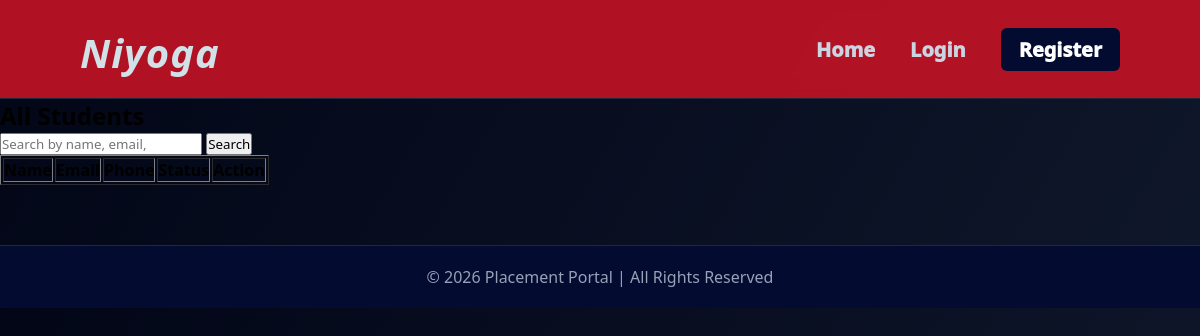
Before: /admin/students with the older database file.
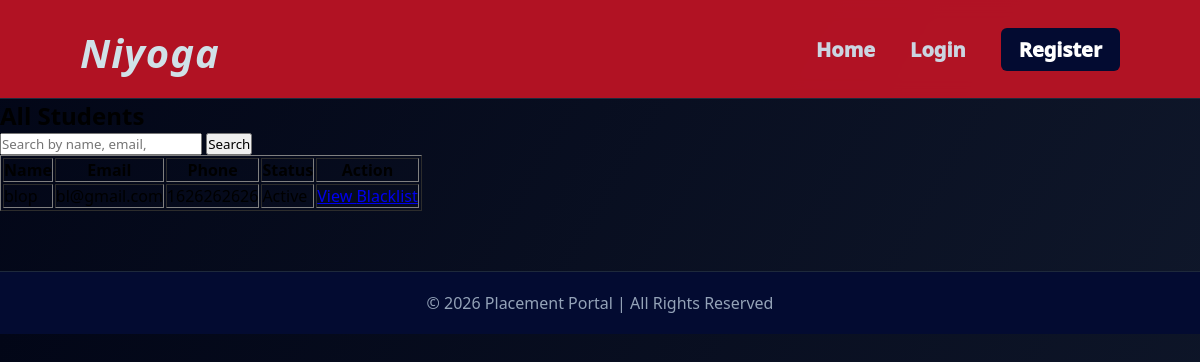
After: the same page with the newer database file.
### app.py (models this page shows)
class Users(db.Model):
    __tablename__ = "users"
    id = db.Column(db.Integer, primary_key=True)
    name = db.Column(db.String(100), nullable=False)
    email = db.Column(db.String(120), unique=True, nullable=False)
    password = db.Column(db.String(200), nullable=False)
    role = db.Column(db.String(100), nullable=False)
    contact_number = db.Column(db.String(15))
    is_approved = db.Column(db.Boolean, default=False)
    is_active = db.Column(db.Boolean, default=True)
    created_at = db.Column(db.DateTime, default=datetime.utcnow)
    student_profile = db.relationship(
        "StudentProfile",
        back_populates="user",
        uselist=False
    )
    company_profile = db.relationship(
        "CompanyProfile",
        back_populates="user",
        uselist=False
    )

### app.py (the view)
@app.route("/admin/students")
def view_students():
    search = request.args.get("search")
    query = Users.query.filter_by(role="applicant")
    if search:
        query = query.filter(
            (Users.name.ilike(f"%{search}%")) |
            (Users.email.ilike(f"%{search}%")) |
            (Users.contact_number.ilike(f"%{search}%"))
        )
    students = query.all()
    return render_template("admin_students.html", students=students)

### templates/admin_students.html (shortened to what this page needs)
{% extends "base.html" %}
{% block content %}
<h2 class="page-title">All Students</h2>
<form method="GET" action="/admin/students">
    <input type="text" name="search" placeholder="Search by name, email, ">
    <button type="submit">Search</button>
</form>
<table border="1" cellpadding="8">
    <tr>
        <th>Name</th>
        <th>Email</th>
        <th>Phone</th>
        <th>Status</th>
        <th>Action</th>
    </tr>
    {% for s in students %}
    <tr>
        <td>{{ s.name }}</td>
        <td>{{ s.email }}</td>
        <td>{{ s.contact_number }}</td>
        <td>
            {% if s.is_active %}
                Active
            {% else %}
                Blacklisted
            {% endif %}
        </td>
        <td>
            <a href="/admin/student/{{ s.id }}">
                View
            </a>
            {% if s.is_active %}
                <a href="/admin/student/{{ s.id }}/blacklist">
                    Blacklist
                </a>
            {% else %}
                <a href="/admin/student/{{ s.id }}/unblacklist">
                    Unblacklist
                </a>
            {% endif %}
        </td>
    </tr>
    {% endfor %}
</table>
{% endblock %}

Changed rows visible on the page:
now on this page (row edited): Users: name "blop", email "bl@gmail.com", contact_number "1626262626", is_active "Active"
